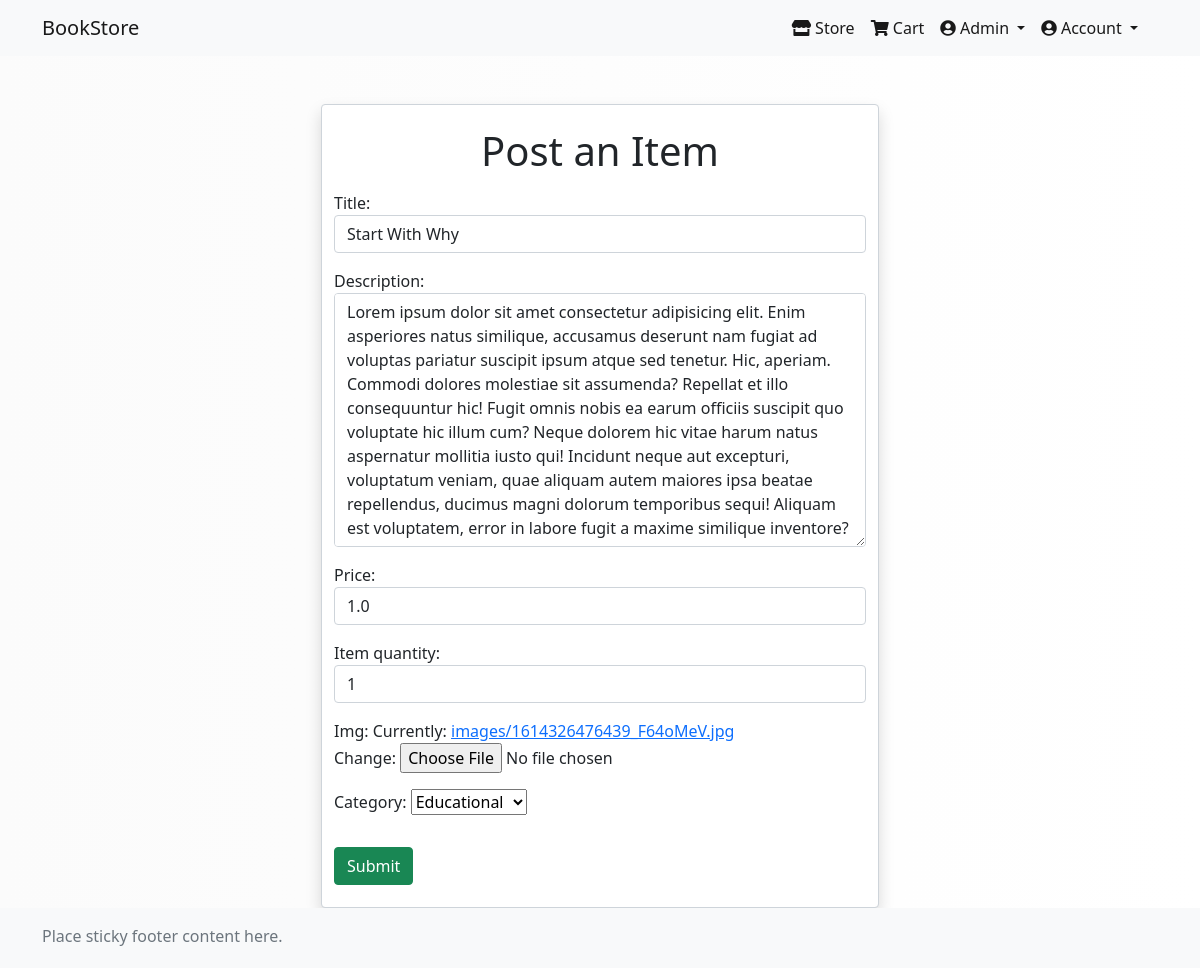
Before: /update/start-with-why/ (signed in) with the older database file.
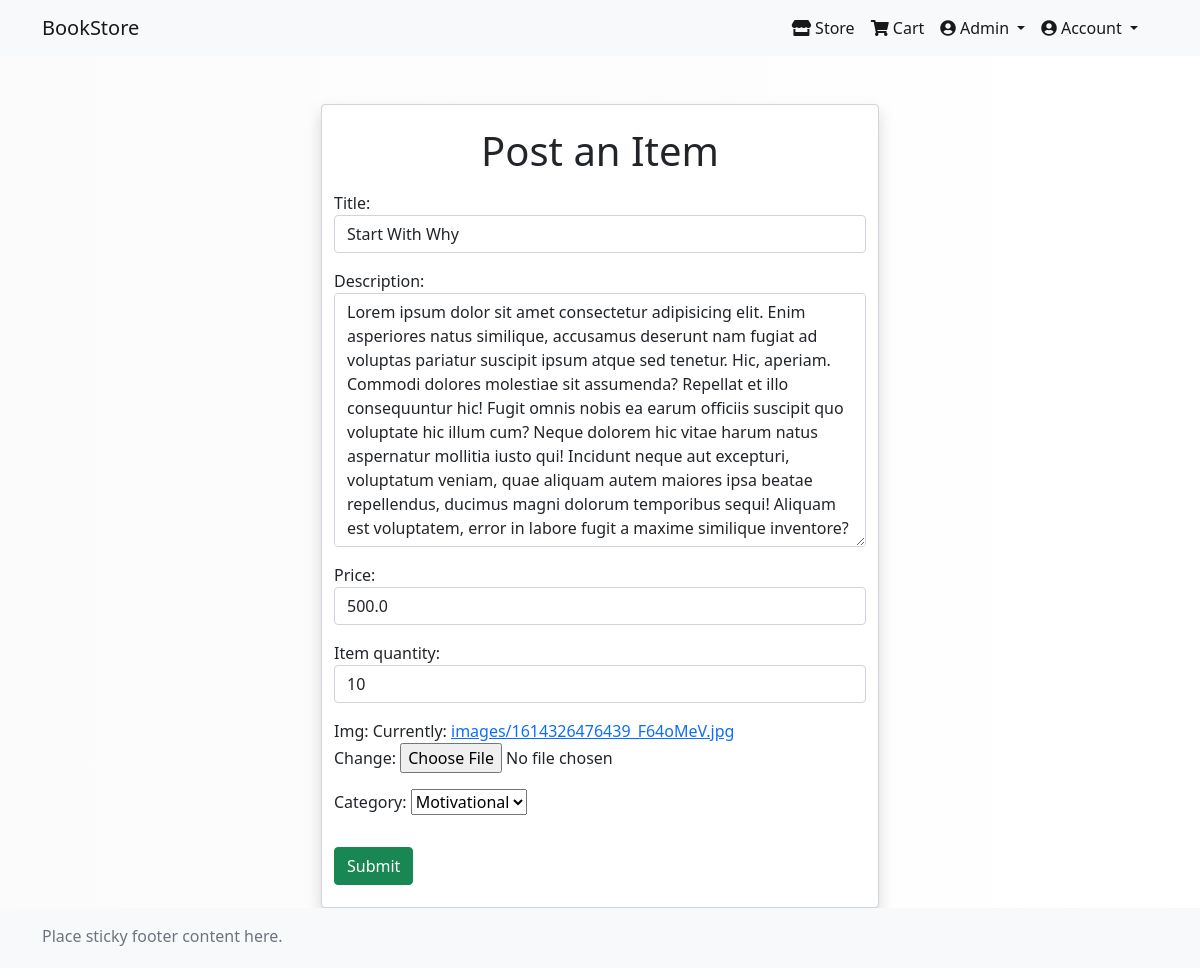
After: the same page with the newer database file.
### ecommpage/models.py (models this page shows, shortened)
class Item(models.Model):
    title = models.CharField(max_length=100)
    description = models.TextField()
    price = models.FloatField()
    stored = models.DateTimeField(auto_now_add=True)
    item_quantity = models.IntegerField(default=1)
    img = models.ImageField(upload_to=get_upload_path)
    category = models.CharField(choices=CATEGORY_CHOICES, max_length=15)
    slug = models.SlugField()

### ecommpage/views.py (the view)
# urls.py: path('update/<slug>/', ItemUpdateView.as_view(), name='update'),
class ItemUpdateView(LoginRequiredMixin, UpdateView):
    model = Item
    form_class = ItemUpdateForm
    template_name = "ecommpage/create.html"
    success_url = '/'

### ecommpage/forms.py
class ItemUpdateForm(forms.ModelForm):
    class Meta:
        model = Item
        fields = [
            'title',
            'description',
            'price',
            'item_quantity',
            'img',
            'category',
        ]
        widgets = {
            'title': forms.TextInput(attrs={'class':'form-control'}),
            'description': forms.Textarea(attrs={'class':'form-control'}),
            'price': forms.TextInput(attrs={'class':'form-control'}),
            'item_quantity': forms.TextInput(attrs={'class':'form-control'}),
        }

### ecommpage/templates/ecommpage/create.html (shortened to what this page needs)
{% extends 'account/base.html' %}
{% block content%}
<div class="container">
    <div class="form-control w-50 mx-auto shadow">
        <form method="POST" enctype="multipart/form-data">
            <h1 class='my-3 text-center'>Post an Item</h1>
            {{ form.as_p}}
            <button type="submit" class="btn btn-success my-3">Submit</button>
        </form>
    </div>
</div>
{% endblock %}

Changed rows visible on the page:
changed Item "Start With Why": price "1.0" → "500.0"; item_quantity "1" → "10"; category "Educational" → "Motivational"
